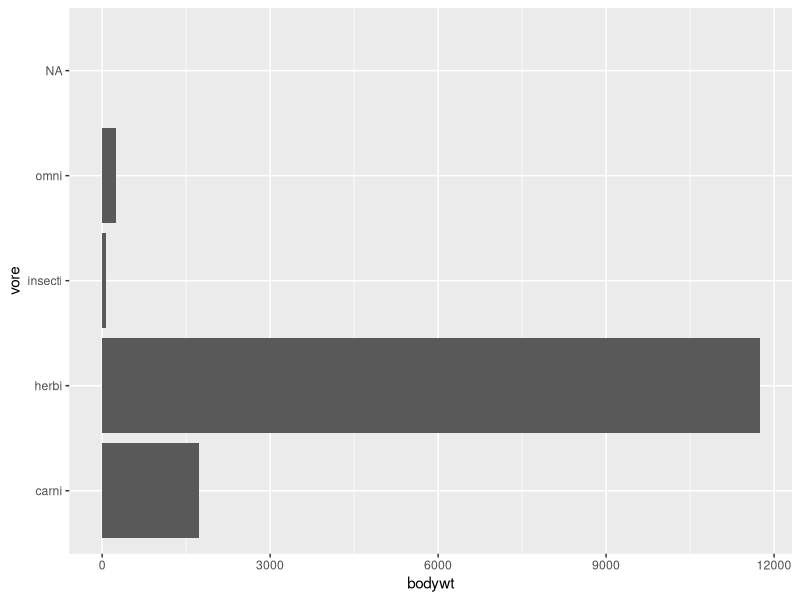

This chart was generated by the following R code:
## ---- chunk 1
library(tidyverse)
msleep %>%
  group_by(vore) %>%
  summarize(`average body weight` = mean(bodywt))

ggplot(msleep, aes(x = bodywt, y = vore)) + geom_col()
